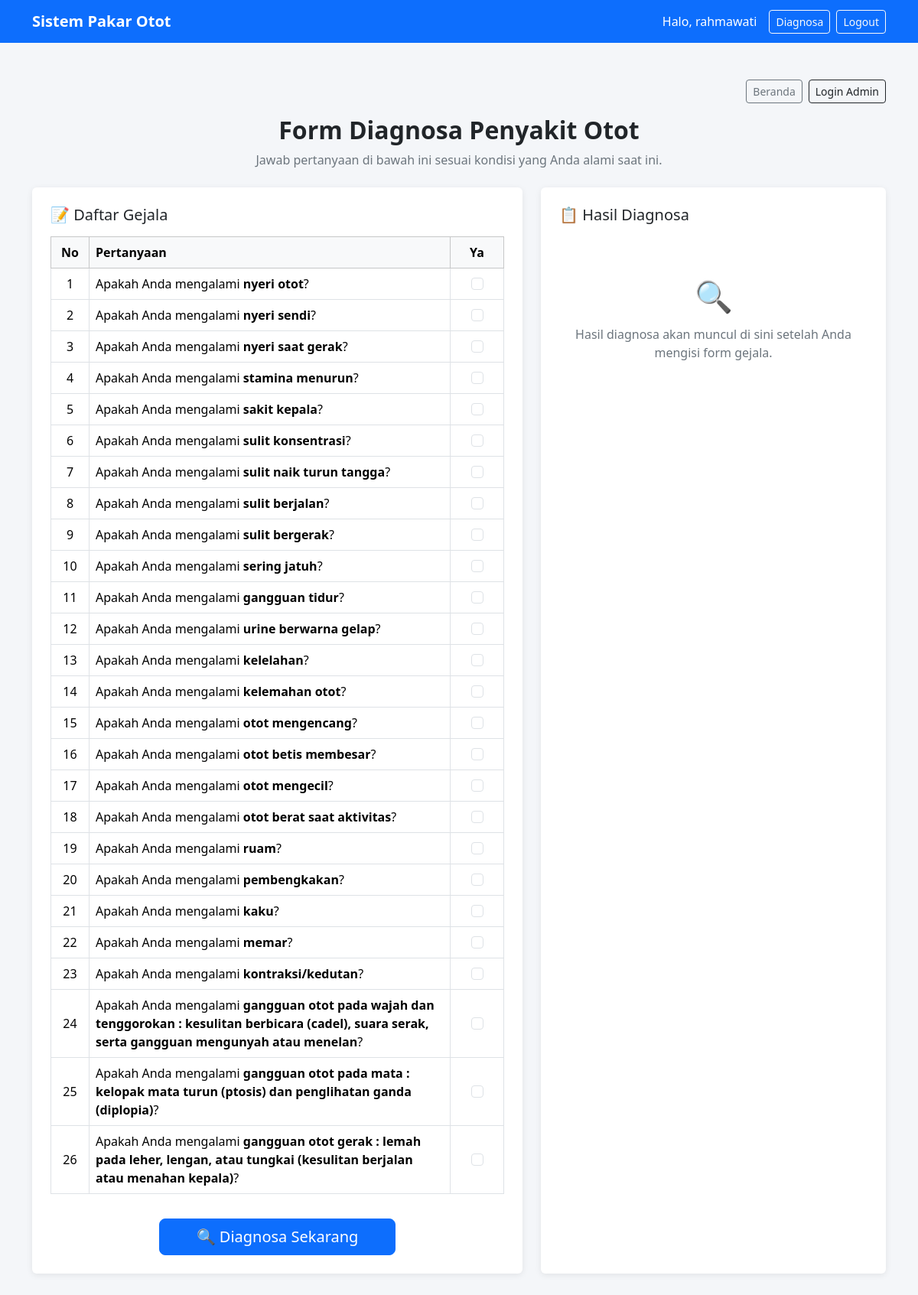
Screenshot of /diagnosa/ (signed in) with the database file from the repository.
### diagnosa/models.py (models this page shows, shortened)
class Pasien(models.Model):
    JENIS_KELAMIN_CHOICES = [
        ('L', 'Laki-laki'),
        ('P', 'Perempuan'),
    ]
    user = models.OneToOneField(User, on_delete=models.CASCADE)
    nama = models.CharField(max_length=255)
    jenis_kelamin = models.CharField(
        max_length=1, choices=JENIS_KELAMIN_CHOICES, blank=True
    )
    no_kartu = models.CharField(max_length=50, unique=True)
    tanggal_lahir = models.DateField(null=True, blank=True)
    alamat = models.TextField(blank=True)

class Gejala(models.Model):
    kode = models.CharField(max_length=10, unique=True)  # G01, G02, dst
    nama = models.CharField(max_length=255)

### diagnosa/views.py (the view)
# urls.py: path('diagnosa/', views.diagnosa_view, name='diagnosa'),
@login_required(login_url='/login/')
def diagnosa_view(request):
    hasil = None
    riwayat = None
    pasien = Pasien.objects.get(user=request.user)
    umur = None
    if pasien.tanggal_lahir:
        today = date.today()
        umur = today.year - pasien.tanggal_lahir.year - (
            (today.month, today.day) < (pasien.tanggal_lahir.month, pasien.tanggal_lahir.day)
        )
    if request.method == 'POST':
        form = DiagnosaForm(request.POST)
        if form.is_valid():
            gejala_dipilih = form.cleaned_data['gejala']
            gejala_ids = [g.id for g in gejala_dipilih]
            rules = Rule.objects.all()
            hasil = forward_chaining(gejala_ids, rules)
            if hasil:
                penyakit_teratas = hasil[0]['penyakit']
                riwayat = RiwayatDiagnosa.objects.create(
                    pasien=pasien,
                    hasil_penyakit=penyakit_teratas
                )
                riwayat.gejala_dipilih.set(gejala_dipilih)
    else:
        form = DiagnosaForm()
    return render(request, 'diagnosa/diagnosa.html', {
        'form': form,
        'hasil': hasil,
        'pasien': pasien,
        'riwayat': riwayat,
        'umur': umur,
        })

### diagnosa/forms.py
class DiagnosaForm(forms.Form):
    gejala = GejalaMultipleChoiceField(
        queryset=Gejala.objects.all(),
        widget=forms.CheckboxSelectMultiple(attrs={'class': 'form-check-input'}),
        label="Pilih gejala yang dialami"
    )

### diagnosa/forms.py (called while the page is built)
    def label_from_instance(self, obj):
        return obj.nama

### diagnosa/templates/diagnosa/diagnosa.html (shortened to what this page needs)
{% extends 'base.html' %}
{% block content %}
<div class="d-flex justify-content-end gap-2 mb-3 no-print">
    <a href="{% url 'home' %}" class="btn btn-outline-secondary btn-sm"> Beranda</a>
    <a href="/admin/" class="btn btn-outline-dark btn-sm"> Login Admin</a>
</div>
<div class="text-center mb-4 no-print">
    <h2 class="fw-bold"> Form Diagnosa Penyakit Otot</h2>
    <p class="text-secondary">Jawab pertanyaan di bawah ini sesuai kondisi yang Anda alami saat ini.</p>
</div>
<div class="row">
    <div class="col-lg-7 mb-4 no-print">
        <div class="card p-4 h-100">
            <h5 class="mb-3">📝 Daftar Gejala</h5>
            <form method="post">
                <div class="table-responsive">
                    <table class="table table-bordered align-middle">
                        <thead class="table-light">
                            <tr>
                                <th style="width: 50px;" class="text-center">No</th>
                                <th>Pertanyaan</th>
                                <th style="width: 70px;" class="text-center">Ya</th>
                            </tr>
                        </thead>
                        <tbody>
                            {% for checkbox in form.gejala %}
                            <tr>
                                <td class="text-center">{{ forloop.counter }}</td>
                                <td>Apakah Anda mengalami <strong>{{ checkbox.choice_label|lower }}</strong>?</td>
                                <td class="text-center">{{ checkbox.tag }}</td>
                            </tr>
                            {% endfor %}
                        </tbody>
                    </table>
                </div>
                <div class="text-center mt-3">
                    <button type="submit" class="btn btn-primary btn-lg px-5">🔍 Diagnosa Sekarang</button>
                </div>
            </form>
        </div>
    </div>
    <div class="col-lg-5 mb-4">
        <div class="card p-4 h-100">
            <h5 class="mb-3">📋 Hasil Diagnosa</h5>
            {% if hasil %}
                <table class="table table-borderless mb-3">
                    <tr>
                        <td class="text-secondary" style="width: 130px;">Nama</td>
                        <td>: <strong>{{ pasien.nama }}</strong></td>
                    </tr>
                    <tr>
                        <td class="text-secondary">Umur</td>
                        <td>: {% if umur %}{{ umur }} tahun{% else %}-{% endif %}</td>
                    </tr>
                    <tr>
                        <td class="text-secondary">Tanggal Diagnosa</td>
                        <td>: {{ riwayat.tanggal|date:"d F Y, H:i" }}</td>
                    </tr>
                </table>
                {% for h in hasil %}
                <div class="alert alert-info border-0 shadow-sm">
                    <h6 class="alert-heading fw-bold">🩺 Hasil: {{ h.penyakit.nama }}</h6>
                    <p class="mb-1 small"><strong>Jumlah gejala cocok:</strong> {{ h.jumlah_gejala_cocok }}</p>
                    <hr>
                    <p class="mb-1 small"><strong>Deskripsi:</strong> {{ h.penyakit.deskripsi|default:"-" }}</p>
                    <hr>
                    <p class="mb-0 small"><strong>Saran:</strong> {{ h.penyakit.solusi }}</p>
                </div>
                {% endfor %}
                <div class="d-flex gap-2 mt-3 no-print">
                    <button onclick="window.print()" class="btn btn-primary flex-fill">🖨️ Cetak</button>
                    <a href="{% url 'home' %}" class="btn btn-outline-secondary flex-fill">🏠 Home</a>
                </div>
            {% elif request.method == 'POST' %}
                <div class="alert alert-warning">Tidak ditemukan penyakit yang cocok dengan gejala yang dipilih.</div>
                <div class="d-flex gap-2 mt-3 no-print">
                    <a href="{% url 'home' %}" class="btn btn-outline-secondary flex-fill">Home</a>
                </div>
            {% else %}
                <div class="text-center text-secondary py-5">
                    <div class="fs-1 mb-2">🔍</div>
                    <p class="mb-0">Hasil diagnosa akan muncul di sini setelah Anda mengisi form gejala.</p>
                </div>
            {% endif %}
        </div>
    </div>
</div>
{% endblock %}

### templates/base.html (shortened to what this page needs)
<!DOCTYPE html>
<html lang="id">
<head>
    <link href="https://cdn.jsdelivr.net/npm/bootstrap@5.3.3/dist/css/bootstrap.min.css" rel="stylesheet">
</head>
<body>
    <nav class="navbar navbar-expand-lg navbar-dark bg-primary">
    <div class="container">
        <a class="navbar-brand" href="{% url 'home' %}">Sistem Pakar Otot</a>
        <div class="d-flex align-items-center">
            {% if request.user.is_authenticated %}
                <span class="text-white me-3">Halo, {{ request.user.pasien.nama }}</span>
                <a href="{% url 'diagnosa' %}" class="btn btn-outline-light btn-sm me-2 no-print">Diagnosa</a>
                <a href="{% url 'logout' %}" class="btn btn-outline-light btn-sm no-print">Logout</a>
            {% else %}
                <a href="{% url 'login' %}" class="btn btn-outline-light btn-sm me-2 no-print">Masuk</a>
                <a href="{% url 'register' %}" class="btn btn-light btn-sm no-print">Daftar akun</a>
            {% endif %}
        </div>
    </div>
</nav>
    <div class="container py-5">
        {% block content %}
        {% endblock %}
    </div>
</body>
</html>

### templates/base.html (style rules this page uses)
body { background-color: #f4f6f9; }
.navbar-brand { font-weight: 600; }
.card { border: none; box-shadow: 0 2px 8px rgba(0,0,0,0.08); }

### rows the page displays
Gejala: choice_label "nyeri otot"
Gejala: choice_label "nyeri sendi"
Gejala: choice_label "nyeri saat gerak"
Gejala: choice_label "stamina menurun"
Gejala: choice_label "sakit kepala"
Gejala: choice_label "sulit konsentrasi"
Gejala: choice_label "sulit naik turun tangga"
Gejala: choice_label "sulit berjalan"
Gejala: choice_label "sulit bergerak"
Gejala: choice_label "sering jatuh"
Gejala: choice_label "gangguan tidur"
Gejala: choice_label "urine berwarna gelap"
Gejala: choice_label "kelelahan"
Gejala: choice_label "kelemahan otot"
Gejala: choice_label "otot mengencang"
Gejala: choice_label "otot betis membesar"
Gejala: choice_label "otot mengecil"
Gejala: choice_label "otot berat saat aktivitas"
Gejala: choice_label "ruam"
Gejala: choice_label "pembengkakan"
Gejala: choice_label "kaku"
Gejala: choice_label "memar"
Gejala: choice_label "kontraksi/kedutan"
Gejala: choice_label "gangguan otot pada wajah dan tenggorokan : kesulitan berbicara (cadel), suara serak, serta gangguan mengunyah atau menelan"
Gejala: choice_label "gangguan otot pada mata : kelopak mata turun (ptosis) dan penglihatan ganda (diplopia)"
Gejala: choice_label "gangguan otot gerak : lemah pada leher, lengan, atau tungkai (kesulitan berjalan atau menahan kepala)"

### other values shown
{{ request.user.pasien.nama }} "rahmawati"
